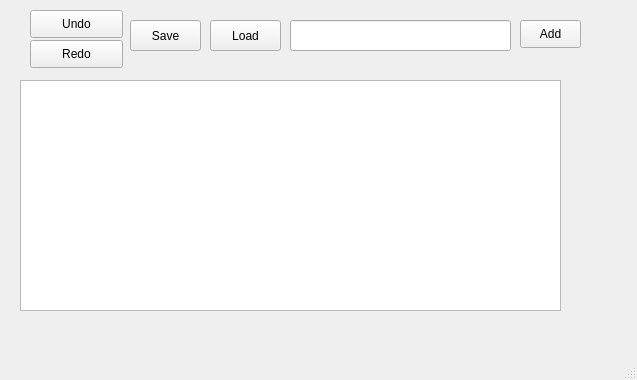
<?xml version="1.0" encoding="UTF-8"?>
<ui version="4.0">
 <class>MainWindow</class>
 <widget class="QMainWindow" name="MainWindow">
  <property name="geometry">
   <rect>
    <x>0</x>
    <y>0</y>
    <width>637</width>
    <height>380</height>
   </rect>
  </property>
  <property name="sizePolicy">
   <sizepolicy hsizetype="Preferred" vsizetype="Preferred">
    <horstretch>0</horstretch>
    <verstretch>0</verstretch>
   </sizepolicy>
  </property>
  <property name="windowTitle">
   <string>Text Editor</string>
  </property>
  <property name="animated">
   <bool>false</bool>
  </property>
  <property name="dockNestingEnabled">
   <bool>false</bool>
  </property>
  <property name="unifiedTitleAndToolBarOnMac">
   <bool>false</bool>
  </property>
  <widget class="QWidget" name="centralwidget">
   <property name="enabled">
    <bool>true</bool>
   </property>
   <property name="cursor">
    <cursorShape>ArrowCursor</cursorShape>
   </property>
   <property name="mouseTracking">
    <bool>false</bool>
   </property>
   <property name="tabletTracking">
    <bool>false</bool>
   </property>
   <property name="autoFillBackground">
    <bool>false</bool>
   </property>
   <widget class="QPushButton" name="undoButton">
    <property name="geometry">
     <rect>
      <x>30</x>
      <y>10</y>
      <width>93</width>
      <height>28</height>
     </rect>
    </property>
    <property name="sizePolicy">
     <sizepolicy hsizetype="Preferred" vsizetype="Preferred">
      <horstretch>0</horstretch>
      <verstretch>0</verstretch>
     </sizepolicy>
    </property>
    <property name="toolTip">
     <string/>
    </property>
    <property name="text">
     <string>Undo</string>
    </property>
    <property name="shortcut">
     <string>Ctrl+Z</string>
    </property>
   </widget>
   <widget class="QPushButton" name="redoButton">
    <property name="geometry">
     <rect>
      <x>30</x>
      <y>40</y>
      <width>93</width>
      <height>28</height>
     </rect>
    </property>
    <property name="text">
     <string>Redo</string>
    </property>
    <property name="shortcut">
     <string>Ctrl+Shift+Z</string>
    </property>
   </widget>
   <widget class="QTextEdit" name="textEdit">
    <property name="geometry">
     <rect>
      <x>20</x>
      <y>80</y>
      <width>541</width>
      <height>231</height>
     </rect>
    </property>
    <property name="sizePolicy">
     <sizepolicy hsizetype="Preferred" vsizetype="Preferred">
      <horstretch>0</horstretch>
      <verstretch>0</verstretch>
     </sizepolicy>
    </property>
    <property name="undoRedoEnabled">
     <bool>false</bool>
    </property>
    <property name="lineWrapColumnOrWidth">
     <number>27</number>
    </property>
   </widget>
   <widget class="QPushButton" name="saveButton">
    <property name="geometry">
     <rect>
      <x>130</x>
      <y>20</y>
      <width>71</width>
      <height>31</height>
     </rect>
    </property>
    <property name="text">
     <string>Save</string>
    </property>
   </widget>
   <widget class="QLineEdit" name="downloadFile">
    <property name="geometry">
     <rect>
      <x>290</x>
      <y>20</y>
      <width>221</width>
      <height>31</height>
     </rect>
    </property>
   </widget>
   <widget class="QPushButton" name="pushButton">
    <property name="geometry">
     <rect>
      <x>520</x>
      <y>20</y>
      <width>61</width>
      <height>28</height>
     </rect>
    </property>
    <property name="text">
     <string>Add</string>
    </property>
   </widget>
   <widget class="QPushButton" name="loadFileBtn">
    <property name="geometry">
     <rect>
      <x>210</x>
      <y>20</y>
      <width>71</width>
      <height>31</height>
     </rect>
    </property>
    <property name="text">
     <string>Load</string>
    </property>
   </widget>
  </widget>
  <widget class="QMenuBar" name="menubar">
   <property name="geometry">
    <rect>
     <x>0</x>
     <y>0</y>
     <width>637</width>
     <height>26</height>
    </rect>
   </property>
  </widget>
  <widget class="QStatusBar" name="statusbar"/>
 </widget>
 <resources/>
 <connections/>
</ui>
